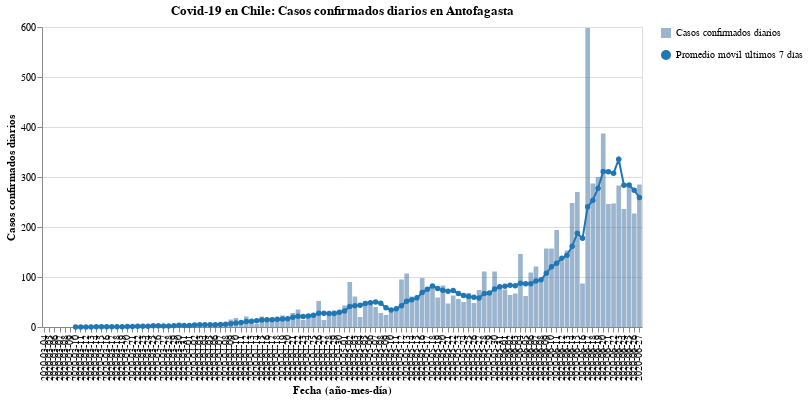

Notebook code cell kept with this figure:
### Code cell
#hide_input
bars, line = my_cases_plot(region)
(bars + line).properties(
    title=f'Covid-19 en Chile: Casos confirmados diarios en {region}',
    width=600
)

### Figure 1 — Vega-Lite specification as saved in the notebook (floating-point values rounded to 4 significant figures)
{"config": {"view": {"continuousWidth": 400, "continuousHeight": 300}}, "layer": [{"mark": {"type": "bar", "opacity": 0.7}, "encoding": {"opacity": {"type": "nominal", "field": "Casos confirmados diarios", "legend": {"title": ""}}, "tooltip": [{"type": "nominal", "field": "Fecha"}, {"type": "quantitative", "field": "Casos confirmados"}], "x": {"type": "nominal", "axis": {"title": "Fecha (año-mes-día)"}, "field": "Fecha"}, "y": {"type": "quantitative", "axis": {"title": "Casos confirmados diarios"}, "field": "Casos confirmados"}}}, {"mark": {"type": "line", "color": "#1f77b4", "point": {"filled": true, "fill": "#1f77b4"}}, "encoding": {"shape": {"type": "nominal", "field": "Promedio móvil últimos 7 días", "legend": {"title": ""}}, "x": {"type": "nominal", "axis": {"title": "Fecha (año-mes-día)"}, "field": "Fecha"}, "y": {"type": "quantitative", "field": "Rolling"}}}], "data": {"name": "data-a490f39c06a2e18f9fa8c475d9cace56"}, "title": "Covid-19 en Chile: Casos confirmados diarios en Antofagasta", "width": 600, "$schema": "https://vega.github.io/schema/vega-lite/v4.8.1.json", "datasets": {"data-a490f39c06a2e18f9fa8c475d9cace56": [{"Fecha": "2020-03-04", "Casos confirmados": 0, "Rolling": null, "Casos confirmados diarios": "Casos confirmados diarios", "Promedio móvil últimos 7 días": "Promedio móvil últimos 7 días"}, {"Fecha": "2020-03-05", "Casos confirmados": 0, "Rolling": null, "Casos confirmados diarios": "Casos confirmados diarios", "Promedio móvil últimos 7 días": "Promedio móvil últimos 7 días"}, {"Fecha": "2020-03-06", "Casos confirmados": 0, "Rolling": null, "Casos confirmados diarios": "Casos confirmados diarios", "Promedio móvil últimos 7 días": "Promedio móvil últimos 7 días"}, {"Fecha": "2020-03-07", "Casos confirmados": 0, "Rolling": null, "Casos confirmados diarios": "Casos confirmados diarios", "Promedio móvil últimos 7 días": "Promedio móvil últimos 7 días"}, {"Fecha": "2020-03-08", "Casos confirmados": 0, "Rolling": null, "Casos confirmados diarios": "Casos confirmados diarios", "Promedio móvil últimos 7 días": "Promedio móvil últimos 7 días"}, {"Fecha": "2020-03-09", "Casos confirmados": 0, "Rolling": null, "Casos confirmados diarios": "Casos confirmados diarios", "Promedio móvil últimos 7 días": "Promedio móvil últimos 7 días"}, {"Fecha": "2020-03-10", "Casos confirmados": 0, "Rolling": 0.0, "Casos confirmados diarios": "Casos confirmados diarios", "Promedio móvil últimos 7 días": "Promedio móvil últimos 7 días"}, {"Fecha": "2020-03-11", "Casos confirmados": 0, "Rolling": 0.0, "Casos confirmados diarios": "Casos confirmados diarios", "Promedio móvil últimos 7 días": "Promedio móvil últimos 7 días"}, {"Fecha": "2020-03-12", "Casos confirmados": 0, "Rolling": 0.0, "Casos confirmados diarios": "Casos confirmados diarios", "Promedio móvil últimos 7 días": "Promedio móvil últimos 7 días"}, {"Fecha": "2020-03-13", "Casos confirmados": 0, "Rolling": 0.0, "Casos confirmados diarios": "Casos confirmados diarios", "Promedio móvil últimos 7 días": "Promedio móvil últimos 7 días"}, {"Fecha": "2020-03-14", "Casos confirmados": 2, "Rolling": 0.2857, "Casos confirmados diarios": "Casos confirmados diarios", "Promedio móvil últimos 7 días": "Promedio móvil últimos 7 días"}, {"Fecha": "2020-03-15", "Casos confirmados": 0, "Rolling": 0.2857, "Casos confirmados diarios": "Casos confirmados diarios", "Promedio móvil últimos 7 días": "Promedio móvil últimos 7 días"}, {"Fecha": "2020-03-16", "Casos confirmados": 0, "Rolling": 0.2857, "Casos confirmados diarios": "Casos confirmados diarios", "Promedio móvil últimos 7 días": "Promedio móvil últimos 7 días"}, {"Fecha": "2020-03-17", "Casos confirmados": 0, "Rolling": 0.2857, "Casos confirmados diarios": "Casos confirmados diarios", "Promedio móvil últimos 7 días": "Promedio móvil últimos 7 días"}, {"Fecha": "2020-03-18", "Casos confirmados": 0, "Rolling": 0.2857, "Casos confirmados diarios": "Casos confirmados diarios", "Promedio móvil últimos 7 días": "Promedio móvil últimos 7 días"}, {"Fecha": "2020-03-19", "Casos confirmados": 0, "Rolling": 0.2857, "Casos confirmados diarios": "Casos confirmados diarios", "Promedio móvil últimos 7 días": "Promedio móvil últimos 7 días"}, {"Fecha": "2020-03-20", "Casos confirmados": 4, "Rolling": 0.8571, "Casos confirmados diarios": "Casos confirmados diarios", "Promedio móvil últimos 7 días": "Promedio móvil últimos 7 días"}, {"Fecha": "2020-03-21", "Casos confirmados": 4, "Rolling": 1.143, "Casos confirmados diarios": "Casos confirmados diarios", "Promedio móvil últimos 7 días": "Promedio móvil últimos 7 días"}, {"Fecha": "2020-03-22", "Casos confirmados": 1, "Rolling": 1.286, "Casos confirmados diarios": "Casos confirmados diarios", "Promedio móvil últimos 7 días": "Promedio móvil últimos 7 días"}, {"Fecha": "2020-03-23", "Casos confirmados": 0, "Rolling": 1.286, "Casos confirmados diarios": "Casos confirmados diarios", "Promedio móvil últimos 7 días": "Promedio móvil últimos 7 días"}, {"Fecha": "2020-03-24", "Casos confirmados": 2, "Rolling": 1.571, "Casos confirmados diarios": "Casos confirmados diarios", "Promedio móvil últimos 7 días": "Promedio móvil últimos 7 días"}, {"Fecha": "2020-03-25", "Casos confirmados": 6, "Rolling": 2.429, "Casos confirmados diarios": "Casos confirmados diarios", "Promedio móvil últimos 7 días": "Promedio móvil últimos 7 días"}, {"Fecha": "2020-03-26", "Casos confirmados": 1, "Rolling": 2.571, "Casos confirmados diarios": "Casos confirmados diarios", "Promedio móvil últimos 7 días": "Promedio móvil últimos 7 días"}, {"Fecha": "2020-03-27", "Casos confirmados": 1, "Rolling": 2.143, "Casos confirmados diarios": "Casos confirmados diarios", "Promedio móvil últimos 7 días": "Promedio móvil últimos 7 días"}, {"Fecha": "2020-03-28", "Casos confirmados": 4, "Rolling": 2.143, "Casos confirmados diarios": "Casos confirmados diarios", "Promedio móvil últimos 7 días": "Promedio móvil últimos 7 días"}, {"Fecha": "2020-03-29", "Casos confirmados": 2, "Rolling": 2.286, "Casos confirmados diarios": "Casos confirmados diarios", "Promedio móvil últimos 7 días": "Promedio móvil últimos 7 días"}, {"Fecha": "2020-03-30", "Casos confirmados": 8, "Rolling": 3.429, "Casos confirmados diarios": "Casos confirmados diarios", "Promedio móvil últimos 7 días": "Promedio móvil últimos 7 días"}, {"Fecha": "2020-03-31", "Casos confirmados": 0, "Rolling": 3.143, "Casos confirmados diarios": "Casos confirmados diarios", "Promedio móvil últimos 7 días": "Promedio móvil últimos 7 días"}, {"Fecha": "2020-04-01", "Casos confirmados": 4, "Rolling": 2.857, "Casos confirmados diarios": "Casos confirmados diarios", "Promedio móvil últimos 7 días": "Promedio móvil últimos 7 días"}, {"Fecha": "2020-04-02", "Casos confirmados": 8, "Rolling": 3.857, "Casos confirmados diarios": "Casos confirmados diarios", "Promedio móvil últimos 7 días": "Promedio móvil últimos 7 días"}, {"Fecha": "2020-04-03", "Casos confirmados": 7, "Rolling": 4.714, "Casos confirmados diarios": "Casos confirmados diarios", "Promedio móvil últimos 7 días": "Promedio móvil últimos 7 días"}, {"Fecha": "2020-04-04", "Casos confirmados": 1, "Rolling": 4.286, "Casos confirmados diarios": "Casos confirmados diarios", "Promedio móvil últimos 7 días": "Promedio móvil últimos 7 días"}, {"Fecha": "2020-04-05", "Casos confirmados": 5, "Rolling": 4.714, "Casos confirmados diarios": "Casos confirmados diarios", "Promedio móvil últimos 7 días": "Promedio móvil últimos 7 días"}, {"Fecha": "2020-04-06", "Casos confirmados": 8, "Rolling": 4.714, "Casos confirmados diarios": "Casos confirmados diarios", "Promedio móvil últimos 7 días": "Promedio móvil últimos 7 días"}, {"Fecha": "2020-04-07", "Casos confirmados": 1, "Rolling": 4.857, "Casos confirmados diarios": "Casos confirmados diarios", "Promedio móvil últimos 7 días": "Promedio móvil últimos 7 días"}, {"Fecha": "2020-04-08", "Casos confirmados": 8, "Rolling": 5.429, "Casos confirmados diarios": "Casos confirmados diarios", "Promedio móvil últimos 7 días": "Promedio móvil últimos 7 días"}, {"Fecha": "2020-04-09", "Casos confirmados": 15, "Rolling": 6.429, "Casos confirmados diarios": "Casos confirmados diarios", "Promedio móvil últimos 7 días": "Promedio móvil últimos 7 días"}, {"Fecha": "2020-04-10", "Casos confirmados": 18, "Rolling": 8.0, "Casos confirmados diarios": "Casos confirmados diarios", "Promedio móvil últimos 7 días": "Promedio móvil últimos 7 días"}, {"Fecha": "2020-04-11", "Casos confirmados": 7, "Rolling": 8.857, "Casos confirmados diarios": "Casos confirmados diarios", "Promedio móvil últimos 7 días": "Promedio móvil últimos 7 días"}, {"Fecha": "2020-04-12", "Casos confirmados": 21, "Rolling": 11.14, "Casos confirmados diarios": "Casos confirmados diarios", "Promedio móvil últimos 7 días": "Promedio móvil últimos 7 días"}, {"Fecha": "2020-04-13", "Casos confirmados": 11, "Rolling": 11.57, "Casos confirmados diarios": "Casos confirmados diarios", "Promedio móvil últimos 7 días": "Promedio móvil últimos 7 días"}, {"Fecha": "2020-04-14", "Casos confirmados": 6, "Rolling": 12.29, "Casos confirmados diarios": "Casos confirmados diarios", "Promedio móvil últimos 7 días": "Promedio móvil últimos 7 días"}, {"Fecha": "2020-04-15", "Casos confirmados": 21, "Rolling": 14.14, "Casos confirmados diarios": "Casos confirmados diarios", "Promedio móvil últimos 7 días": "Promedio móvil últimos 7 días"}, {"Fecha": "2020-04-16", "Casos confirmados": 16, "Rolling": 14.29, "Casos confirmados diarios": "Casos confirmados diarios", "Promedio móvil últimos 7 días": "Promedio móvil últimos 7 días"}, {"Fecha": "2020-04-17", "Casos confirmados": 19, "Rolling": 14.43, "Casos confirmados diarios": "Casos confirmados diarios", "Promedio móvil últimos 7 días": "Promedio móvil últimos 7 días"}, {"Fecha": "2020-04-18", "Casos confirmados": 15, "Rolling": 15.57, "Casos confirmados diarios": "Casos confirmados diarios", "Promedio móvil últimos 7 días": "Promedio móvil últimos 7 días"}, {"Fecha": "2020-04-19", "Casos confirmados": 23, "Rolling": 15.86, "Casos confirmados diarios": "Casos confirmados diarios", "Promedio móvil últimos 7 días": "Promedio móvil últimos 7 días"}, {"Fecha": "2020-04-20", "Casos confirmados": 14, "Rolling": 16.29, "Casos confirmados diarios": "Casos confirmados diarios", "Promedio móvil últimos 7 días": "Promedio móvil últimos 7 días"}, {"Fecha": "2020-04-21", "Casos confirmados": 28, "Rolling": 19.43, "Casos confirmados diarios": "Casos confirmados diarios", "Promedio móvil últimos 7 días": "Promedio móvil últimos 7 días"}, {"Fecha": "2020-04-22", "Casos confirmados": 35, "Rolling": 21.43, "Casos confirmados diarios": "Casos confirmados diarios", "Promedio móvil últimos 7 días": "Promedio móvil últimos 7 días"}, {"Fecha": "2020-04-23", "Casos confirmados": 14, "Rolling": 21.14, "Casos confirmados diarios": "Casos confirmados diarios", "Promedio móvil últimos 7 días": "Promedio móvil últimos 7 días"}, {"Fecha": "2020-04-24", "Casos confirmados": 26, "Rolling": 22.14, "Casos confirmados diarios": "Casos confirmados diarios", "Promedio móvil últimos 7 días": "Promedio móvil últimos 7 días"}, {"Fecha": "2020-04-25", "Casos confirmados": 25, "Rolling": 23.57, "Casos confirmados diarios": "Casos confirmados diarios", "Promedio móvil últimos 7 días": "Promedio móvil últimos 7 días"}, {"Fecha": "2020-04-26", "Casos confirmados": 52, "Rolling": 27.71, "Casos confirmados diarios": "Casos confirmados diarios", "Promedio móvil últimos 7 días": "Promedio móvil últimos 7 días"}, {"Fecha": "2020-04-27", "Casos confirmados": 14, "Rolling": 27.71, "Casos confirmados diarios": "Casos confirmados diarios", "Promedio móvil últimos 7 días": "Promedio móvil últimos 7 días"}, {"Fecha": "2020-04-28", "Casos confirmados": 24, "Rolling": 27.14, "Casos confirmados diarios": "Casos confirmados diarios", "Promedio móvil últimos 7 días": "Promedio móvil últimos 7 días"}, {"Fecha": "2020-04-29", "Casos confirmados": 33, "Rolling": 26.86, "Casos confirmados diarios": "Casos confirmados diarios", "Promedio móvil últimos 7 días": "Promedio móvil últimos 7 días"}, {"Fecha": "2020-04-30", "Casos confirmados": 32, "Rolling": 29.43, "Casos confirmados diarios": "Casos confirmados diarios", "Promedio móvil últimos 7 días": "Promedio móvil últimos 7 días"}, {"Fecha": "2020-05-01", "Casos confirmados": 43, "Rolling": 31.86, "Casos confirmados diarios": "Casos confirmados diarios", "Promedio móvil últimos 7 días": "Promedio móvil últimos 7 días"}, {"Fecha": "2020-05-02", "Casos confirmados": 90, "Rolling": 41.14, "Casos confirmados diarios": "Casos confirmados diarios", "Promedio móvil últimos 7 días": "Promedio móvil últimos 7 días"}, {"Fecha": "2020-05-03", "Casos confirmados": 61, "Rolling": 42.43, "Casos confirmados diarios": "Casos confirmados diarios", "Promedio móvil últimos 7 días": "Promedio móvil últimos 7 días"}, {"Fecha": "2020-05-04", "Casos confirmados": 20, "Rolling": 43.29, "Casos confirmados diarios": "Casos confirmados diarios", "Promedio móvil últimos 7 días": "Promedio móvil últimos 7 días"}, {"Fecha": "2020-05-05", "Casos confirmados": 51, "Rolling": 47.14, "Casos confirmados diarios": "Casos confirmados diarios", "Promedio móvil últimos 7 días": "Promedio móvil últimos 7 días"}, {"Fecha": "2020-05-06", "Casos confirmados": 44, "Rolling": 48.71, "Casos confirmados diarios": "Casos confirmados diarios", "Promedio móvil últimos 7 días": "Promedio móvil últimos 7 días"}, {"Fecha": "2020-05-07", "Casos confirmados": 40, "Rolling": 49.86, "Casos confirmados diarios": "Casos confirmados diarios", "Promedio móvil últimos 7 días": "Promedio móvil últimos 7 días"}, {"Fecha": "2020-05-08", "Casos confirmados": 28, "Rolling": 47.71, "Casos confirmados diarios": "Casos confirmados diarios", "Promedio móvil últimos 7 días": "Promedio móvil últimos 7 días"}, {"Fecha": "2020-05-09", "Casos confirmados": 24, "Rolling": 38.29, "Casos confirmados diarios": "Casos confirmados diarios", "Promedio móvil últimos 7 días": "Promedio móvil últimos 7 días"}, {"Fecha": "2020-05-10", "Casos confirmados": 31, "Rolling": 34.0, "Casos confirmados diarios": "Casos confirmados diarios", "Promedio móvil últimos 7 días": "Promedio móvil últimos 7 días"}, {"Fecha": "2020-05-11", "Casos confirmados": 36, "Rolling": 36.29, "Casos confirmados diarios": "Casos confirmados diarios", "Promedio móvil últimos 7 días": "Promedio móvil últimos 7 días"}, {"Fecha": "2020-05-12", "Casos confirmados": 95, "Rolling": 42.57, "Casos confirmados diarios": "Casos confirmados diarios", "Promedio móvil últimos 7 días": "Promedio móvil últimos 7 días"}, {"Fecha": "2020-05-13", "Casos confirmados": 107, "Rolling": 51.57, "Casos confirmados diarios": "Casos confirmados diarios", "Promedio móvil últimos 7 días": "Promedio móvil últimos 7 días"}, {"Fecha": "2020-05-14", "Casos confirmados": 61, "Rolling": 54.57, "Casos confirmados diarios": "Casos confirmados diarios", "Promedio móvil últimos 7 días": "Promedio móvil últimos 7 días"}, {"Fecha": "2020-05-15", "Casos confirmados": 54, "Rolling": 58.29, "Casos confirmados diarios": "Casos confirmados diarios", "Promedio móvil últimos 7 días": "Promedio móvil últimos 7 días"}, {"Fecha": "2020-05-16", "Casos confirmados": 98, "Rolling": 68.86, "Casos confirmados diarios": "Casos confirmados diarios", "Promedio móvil últimos 7 días": "Promedio móvil últimos 7 días"}, {"Fecha": "2020-05-17", "Casos confirmados": 76, "Rolling": 75.29, "Casos confirmados diarios": "Casos confirmados diarios", "Promedio móvil últimos 7 días": "Promedio móvil últimos 7 días"}, {"Fecha": "2020-05-18", "Casos confirmados": 84, "Rolling": 82.14, "Casos confirmados diarios": "Casos confirmados diarios", "Promedio móvil últimos 7 días": "Promedio móvil últimos 7 días"}, {"Fecha": "2020-05-19", "Casos confirmados": 59, "Rolling": 77.0, "Casos confirmados diarios": "Casos confirmados diarios", "Promedio móvil últimos 7 días": "Promedio móvil últimos 7 días"}, {"Fecha": "2020-05-20", "Casos confirmados": 83, "Rolling": 73.57, "Casos confirmados diarios": "Casos confirmados diarios", "Promedio móvil últimos 7 días": "Promedio móvil últimos 7 días"}, {"Fecha": "2020-05-21", "Casos confirmados": 47, "Rolling": 71.57, "Casos confirmados diarios": "Casos confirmados diarios", "Promedio móvil últimos 7 días": "Promedio móvil últimos 7 días"}, {"Fecha": "2020-05-22", "Casos confirmados": 63, "Rolling": 72.86, "Casos confirmados diarios": "Casos confirmados diarios", "Promedio móvil últimos 7 días": "Promedio móvil últimos 7 días"}, {"Fecha": "2020-05-23", "Casos confirmados": 56, "Rolling": 66.86, "Casos confirmados diarios": "Casos confirmados diarios", "Promedio móvil últimos 7 días": "Promedio móvil últimos 7 días"}, {"Fecha": "2020-05-24", "Casos confirmados": 50, "Rolling": 63.14, "Casos confirmados diarios": "Casos confirmados diarios", "Promedio móvil últimos 7 días": "Promedio móvil últimos 7 días"}, {"Fecha": "2020-05-25", "Casos confirmados": 68, "Rolling": 60.86, "Casos confirmados diarios": "Casos confirmados diarios", "Promedio móvil últimos 7 días": "Promedio móvil últimos 7 días"}, {"Fecha": "2020-05-26", "Casos confirmados": 48, "Rolling": 59.29, "Casos confirmados diarios": "Casos confirmados diarios", "Promedio móvil últimos 7 días": "Promedio móvil últimos 7 días"}, {"Fecha": "2020-05-27", "Casos confirmados": 74, "Rolling": 58.0, "Casos confirmados diarios": "Casos confirmados diarios", "Promedio móvil últimos 7 días": "Promedio móvil últimos 7 días"}, {"Fecha": "2020-05-28", "Casos confirmados": 111, "Rolling": 67.14, "Casos confirmados diarios": "Casos confirmados diarios", "Promedio móvil últimos 7 días": "Promedio móvil últimos 7 días"}, {"Fecha": "2020-05-29", "Casos confirmados": 70, "Rolling": 68.14, "Casos confirmados diarios": "Casos confirmados diarios", "Promedio móvil últimos 7 días": "Promedio móvil últimos 7 días"}, {"Fecha": "2020-05-30", "Casos confirmados": 111, "Rolling": 76.0, "Casos confirmados diarios": "Casos confirmados diarios", "Promedio móvil últimos 7 días": "Promedio móvil últimos 7 días"}, {"Fecha": "2020-05-31", "Casos confirmados": 81, "Rolling": 80.43, "Casos confirmados diarios": "Casos confirmados diarios", "Promedio móvil últimos 7 días": "Promedio móvil últimos 7 días"}, {"Fecha": "2020-06-01", "Casos confirmados": 75, "Rolling": 81.43, "Casos confirmados diarios": "Casos confirmados diarios", "Promedio móvil últimos 7 días": "Promedio móvil últimos 7 días"}, {"Fecha": "2020-06-02", "Casos confirmados": 64, "Rolling": 83.71, "Casos confirmados diarios": "Casos confirmados diarios", "Promedio móvil últimos 7 días": "Promedio móvil últimos 7 días"}, {"Fecha": "2020-06-03", "Casos confirmados": 67, "Rolling": 82.71, "Casos confirmados diarios": "Casos confirmados diarios", "Promedio móvil últimos 7 días": "Promedio móvil últimos 7 días"}, {"Fecha": "2020-06-04", "Casos confirmados": 146, "Rolling": 87.71, "Casos confirmados diarios": "Casos confirmados diarios", "Promedio móvil últimos 7 días": "Promedio móvil últimos 7 días"}, {"Fecha": "2020-06-05", "Casos confirmados": 62, "Rolling": 86.57, "Casos confirmados diarios": "Casos confirmados diarios", "Promedio móvil últimos 7 días": "Promedio móvil últimos 7 días"}, {"Fecha": "2020-06-06", "Casos confirmados": 109, "Rolling": 86.29, "Casos confirmados diarios": "Casos confirmados diarios", "Promedio móvil últimos 7 días": "Promedio móvil últimos 7 días"}, {"Fecha": "2020-06-07", "Casos confirmados": 121, "Rolling": 92.0, "Casos confirmados diarios": "Casos confirmados diarios", "Promedio móvil últimos 7 días": "Promedio móvil últimos 7 días"}, {"Fecha": "2020-06-08", "Casos confirmados": 91, "Rolling": 94.29, "Casos confirmados diarios": "Casos confirmados diarios", "Promedio móvil últimos 7 días": "Promedio móvil últimos 7 días"}, {"Fecha": "2020-06-09", "Casos confirmados": 157, "Rolling": 107.6, "Casos confirmados diarios": "Casos confirmados diarios", "Promedio móvil últimos 7 días": "Promedio móvil últimos 7 días"}, {"Fecha": "2020-06-10", "Casos confirmados": 157, "Rolling": 120.4, "Casos confirmados diarios": "Casos confirmados diarios", "Promedio móvil últimos 7 días": "Promedio móvil últimos 7 días"}, {"Fecha": "2020-06-11", "Casos confirmados": 194, "Rolling": 127.3, "Casos confirmados diarios": "Casos confirmados diarios", "Promedio móvil últimos 7 días": "Promedio móvil últimos 7 días"}, {"Fecha": "2020-06-12", "Casos confirmados": 132, "Rolling": 137.3, "Casos confirmados diarios": "Casos confirmados diarios", "Promedio móvil últimos 7 días": "Promedio móvil últimos 7 días"}, {"Fecha": "2020-06-13", "Casos confirmados": 153, "Rolling": 143.6, "Casos confirmados diarios": "Casos confirmados diarios", "Promedio móvil últimos 7 días": "Promedio móvil últimos 7 días"}, {"Fecha": "2020-06-14", "Casos confirmados": 248, "Rolling": 161.7, "Casos confirmados diarios": "Casos confirmados diarios", "Promedio móvil últimos 7 días": "Promedio móvil últimos 7 días"}, {"Fecha": "2020-06-15", "Casos confirmados": 270, "Rolling": 187.3, "Casos confirmados diarios": "Casos confirmados diarios", "Promedio móvil últimos 7 días": "Promedio móvil últimos 7 días"}, {"Fecha": "2020-06-16", "Casos confirmados": 87, "Rolling": 177.3, "Casos confirmados diarios": "Casos confirmados diarios", "Promedio móvil últimos 7 días": "Promedio móvil últimos 7 días"}, {"Fecha": "2020-06-17", "Casos confirmados": 598, "Rolling": 240.3, "Casos confirmados diarios": "Casos confirmados diarios", "Promedio móvil últimos 7 días": "Promedio móvil últimos 7 días"}, {"Fecha": "2020-06-18", "Casos confirmados": 287, "Rolling": 253.6, "Casos confirmados diarios": "Casos confirmados diarios", "Promedio móvil últimos 7 días": "Promedio móvil últimos 7 días"}, {"Fecha": "2020-06-19", "Casos confirmados": 300, "Rolling": 277.6, "Casos confirmados diarios": "Casos confirmados diarios", "Promedio móvil últimos 7 días": "Promedio móvil últimos 7 días"}, {"Fecha": "2020-06-20", "Casos confirmados": 387, "Rolling": 311.0, "Casos confirmados diarios": "Casos confirmados diarios", "Promedio móvil últimos 7 días": "Promedio móvil últimos 7 días"}, {"Fecha": "2020-06-21", "Casos confirmados": 246, "Rolling": 310.7, "Casos confirmados diarios": "Casos confirmados diarios", "Promedio móvil últimos 7 días": "Promedio móvil últimos 7 días"}, {"Fecha": "2020-06-22", "Casos confirmados": 247, "Rolling": 307.4, "Casos confirmados diarios": "Casos confirmados diarios", "Promedio móvil últimos 7 días": "Promedio móvil últimos 7 días"}, {"Fecha": "2020-06-23", "Casos confirmados": 283, "Rolling": 335.4, "Casos confirmados diarios": "Casos confirmados diarios", "Promedio móvil últimos 7 días": "Promedio móvil últimos 7 días"}, {"Fecha": "2020-06-24", "Casos confirmados": 236, "Rolling": 283.7, "Casos confirmados diarios": "Casos confirmados diarios", "Promedio móvil últimos 7 días": "Promedio móvil últimos 7 días"}, {"Fecha": "2020-06-25", "Casos confirmados": 288, "Rolling": 283.9, "Casos confirmados diarios": "Casos confirmados diarios", "Promedio móvil últimos 7 días": "Promedio móvil últimos 7 días"}, {"Fecha": "2020-06-26", "Casos confirmados": 227, "Rolling": 273.4, "Casos confirmados diarios": "Casos confirmados diarios", "Promedio móvil últimos 7 días": "Promedio móvil últimos 7 días"}, {"Fecha": "2020-06-27", "Casos confirmados": 285, "Rolling": 258.9, "Casos confirmados diarios": "Casos confirmados diarios", "Promedio móvil últimos 7 días": "Promedio móvil últimos 7 días"}]}}
